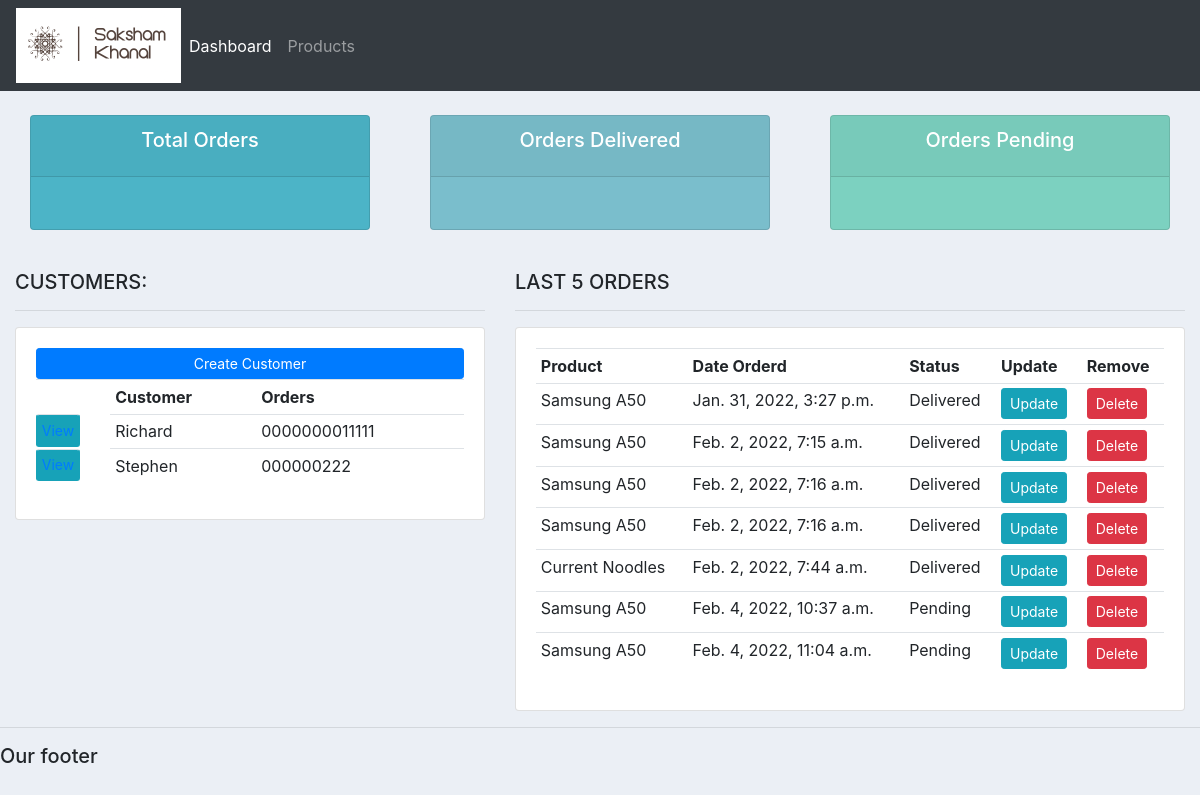
The page / on the database its author committed.
### AccountsApp/models.py (models this page shows, shortened)
class Customer(models.Model):
    name = models.CharField(max_length=200,null=True)
    phone = models.CharField(max_length=200,null=True)
    email = models.CharField(max_length=200,null=True)
    date_created = models.DateTimeField(auto_now_add=True,null=True)

class Order(models.Model):
    STATUS = (('Pending','Pending'),
        ('Out of delivery','Out of delivery'),
        ('Delivered','Delivered')
    )
    customer=models.ForeignKey(Customer,null=True,on_delete= models.SET_NULL)
    product=models.ForeignKey(Product,null=True,on_delete= models.SET_NULL)
    date_created = models.DateTimeField(auto_now_add=True,null=True)
    status = models.CharField(max_length=200,null=True,choices=STATUS)

class Product(models.Model):
    CATEGORY = (
        ('Indoor','Indoor'),
        ('Out Door','Out Door')
        )
    name = models.CharField(max_length=200,null=True)
    price = models.CharField(max_length=200,null=True)
    description = models.CharField(max_length=200,null=True,blank=True)#Allows to be left blank aswell
    date_created = models.DateTimeField(auto_now_add=True,null=True)
    tags = models.ManyToManyField(Tag)
    def __str__(self):
        return self.name

### AccountsApp/views.py (the view)
# urls.py: path('',views.home,name='home'),
def home(request):
    orders = Order.objects.all()
    customers = Customer.objects.all()
    total_customers = customers.count()
    total_orders = orders.count()
    delivered = orders.filter(status='Delivered').count()
    pending = orders.filter(status='Pending').count()
    context = {'orders':orders,'customers':customers,'total_orders':total_orders,'delivered':delivered,'pending':pending}
    return render(request,'AccountsApp/dashboard.html',context)

### AccountsApp/templates/AccountsApp/dashboard.html
{%  extends 'AccountsApp/main.html' %}
{% block content %}
{%  include 'AccountsApp/status.html' %}
<br>
<div class="row">
	<div class="col-md-5">
		<h5>CUSTOMERS:</h5>
		<hr>
		<div class="card card-body">
			<a class="btn btn-primary  btn-sm btn-block" href="">Create Customer</a>
			<table class="table table-sm">
				<tr>
					<th></th>
					<th>Customer</th>
					<th>Orders</th>
				</tr>
				{% for customer in customers%}
				<tr>
					<td class=" btn btn-sm btn-info"><a href="{% url 'customer' customer.id %}">View</a></td>
					<td>{{customer.name}}</td>
					<td>{{customer.phone}}</td>
				</tr>
				{% endfor %}
			</table>
		</div>
	</div>
	<div class="col-md-7">
		<h5>LAST 5 ORDERS</h5>
		<hr>
		<div class="card card-body">
			<table class="table table-sm">
				<tr>
					<th>Product</th>
					<th>Date Orderd</th>
					<th>Status</th>
					<th>Update</th>
					<th>Remove</th>
				</tr>
				{% for order in orders %}
				<tr>
					<td>{{order.product}}</td>
					<td>{{order.date_created}}</td>
					<td>{{order.status}}</td>
					<td><a class="btn btn-sm btn-info" href="{% url 'update_order' order.id %}">Update</a></td>
					<td><a class="btn btn-sm btn-danger"href="{% url 'delete_order' order.id%}">Delete</a></td>
				</tr>
				{% endfor %}
			</table>
		</div>
	</div>
</div>
{% endblock %}

### AccountsApp/templates/AccountsApp/main.html (shortened to what this page needs)
{% load static %}
<!DOCTYPE html>
<html>
<head>
	<link rel="stylesheet" href="https://stackpath.bootstrapcdn.com/bootstrap/4.3.1/css/bootstrap.min.css">
	<link rel="stylesheet" type="text/css" href="{%static '/CSS/main.css'%}">
</head>
<body>
	{%  include 'AccountsApp/navbar.html' %}
	<div class="container-fluid">
	{% block content %}
	{% endblock %}
    </div>
	<hr>
	<h5>Our footer</h5>
</body>
</html>

### AccountsApp/templates/AccountsApp/navbar.html (shortened to what this page needs)
{% load static %}
<nav class="navbar navbar-expand-lg navbar-dark bg-dark">
    <img src="{% static 'Images/Mylogo.png' %}">
    <div class="collapse navbar-collapse" id="navbarNav">
      <ul class="navbar-nav">
        <li class="nav-item active">
          <a class="nav-link" href="{%url 'home'%}">Dashboard</a>
        </li>
        <li class="nav-item">
          <a class="nav-link" href="{%url 'products'%}">Products</a>
        </li>
      </ul>
    </div>
  </nav>

### AccountsApp/templates/AccountsApp/status.html (shortened to what this page needs)
<br>
<div class="row">
	<div class="col">
		<div class="col-md">
			<div class="card text-center text-white  mb-3" id="total-orders">
			  	<div class="card-header">
			  		<h5 class="card-title">Total Orders</h5>
			  	</div>
			  	<div class="card-body">
			  	</div>
			</div>
		</div>
	</div>
	<div class="col">
		<div class="col-md">
			<div class="card text-center text-white  mb-3" id="orders-delivered">
			  	<div class="card-header">
			  		<h5 class="card-title">Orders Delivered</h5>
			  	</div>
			  	<div class="card-body">
			  	</div>
			</div>
		</div>
	</div>
	<div class="col">
		<div class="col-md">
			<div class="card text-center text-white  mb-3" id="orders-pending">
			  	<div class="card-header">
			  		<h5 class="card-title">Orders Pending</h5>
			  	</div>
			  	<div class="card-body">
			  	</div>
			</div>
		</div>
	</div>
</div>

### static/CSS/main.css (style rules this page uses)
body { background-color: #ebeff5; }
#total-orders { background-color: #4cb4c7; }
#orders-delivered { background-color: #7abecc; }
#orders-pending { background-color: #7CD1C0; }

### rows shown on the page
Customer: name "Richard", phone "0000000011111"
Customer: name "Stephen", phone "000000222"
Order: product "Samsung A50", date_created "Jan. 31, 2022, 3:27 p.m.", status "Delivered"
Order: product "Samsung A50", date_created "Feb. 2, 2022, 7:15 a.m.", status "Delivered"
Order: product "Samsung A50", date_created "Feb. 2, 2022, 7:16 a.m.", status "Delivered"
Order: product "Samsung A50", date_created "Feb. 2, 2022, 7:16 a.m.", status "Delivered"
Order: product "Current Noodles", date_created "Feb. 2, 2022, 7:44 a.m.", status "Delivered"
Order: product "Samsung A50", date_created "Feb. 4, 2022, 10:37 a.m.", status "Pending"
Order: product "Samsung A50", date_created "Feb. 4, 2022, 11:04 a.m.", status "Pending"
